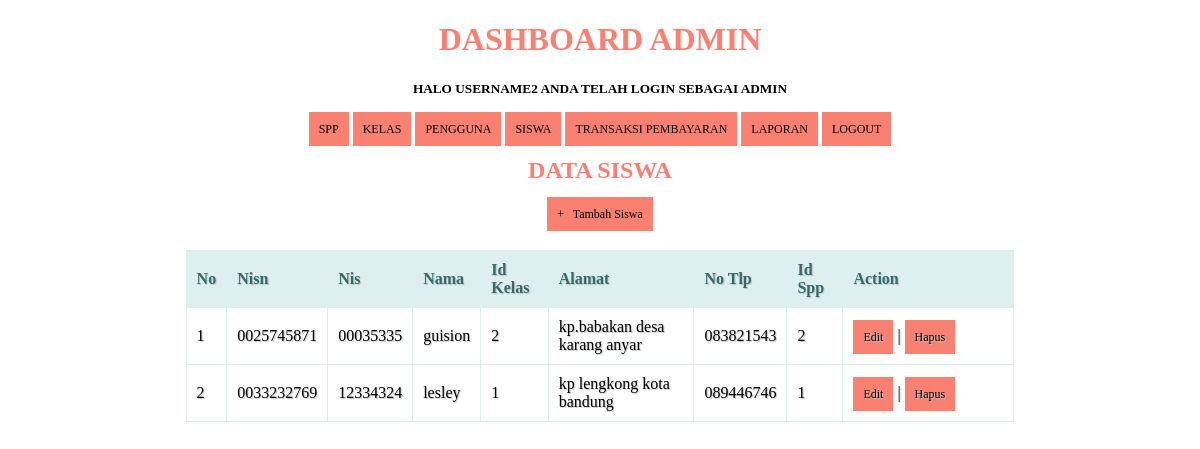
The app's page /siswa.php (signed in) with its own data.
### tables this page shows
CREATE TABLE `siswa` (
  `nisn` char(10) NOT NULL,
  `nis` char(8) NOT NULL,
  `Nama` varchar(35) NOT NULL,
  `id_kelas` int(11) NOT NULL,
  `alamat` text NOT NULL,
  `no_telp` varchar(13) NOT NULL,
  `id_spp` int(11) NOT NULL
);

### siswa.php (the view, shortened to what this page needs)
<!DOCTYPE html>
<html>
  <head>
  </head>
<body>
	<?php
  include ('header.php');
?>
    <center><h2>Data Siswa</h2><center>
    <center><a href="tambah_siswa.php">+ &nbsp; Tambah Siswa</a><center>
    <br/>
    <table>
      <thead>
        <tr>
          <th>No</th>
          <th>Nisn</th>
          <th>Nis</th>
          <th>Nama</th>
          <th>Id Kelas</th>
          <th>Alamat</th>
          <th>No Tlp</th>
          <th>Id Spp</th>
          <th>Action</th>
        </tr>
    </thead>
    <tbody>
      <?php
     $query = "SELECT * FROM siswa ORDER BY nisn ASC";
      $result = mysqli_query($koneksi, $query);
      $no = 1;
      while($row = mysqli_fetch_assoc($result))
      {
      ?>
       <tr>
          <td><?php echo $no; ?></td>
          <td><?php echo $row['nisn']; ?></td>
          <td><?php echo $row['nis']; ?></td>
          <td><?php echo $row['Nama']; ?></td>
          <td><?php echo $row['id_kelas']; ?></td>
          <td><?php echo $row['alamat']; ?></td>
          <td><?php echo $row['no_telp']; ?></td>
          <td><?php echo $row['id_spp']; ?></td>
          <td width="150px">
              <a href="edit_siswa.php?id=<?php echo $row['id_siswa']; ?>">Edit</a> |
              <a href="proses_hapussiswa.php?id=<?php echo $row['id_siswa']; ?>" onClick="return confirm('Anda yakin akan menghapus data ini?')">Hapus</a>
          </td>
      </tr>
      <?php
        $no++;
      }
      ?>
    </tbody>
    </table>
</body>
</html>

### header.php (shortened to what this page needs)
<!DOCTYPE html>
<html>
  <head>
  </head>
<body>
  <?php
  if($_SESSION['level']=="admin"){
  ?>
  <h1 align="center">DASHBOARD ADMIN</h1>
  <p align="center"><h5 align="center">Halo <b><?php echo $_SESSION['username']; ?></b> Anda telah login sebagai <b><?php echo $_SESSION['level']; ?></h5></b></p>
  <p align="center"><a href="spp.php">SPP</a>
  <a href="kelas.php">KELAS</a>
  <a href="petugas.php">PENGGUNA</a>
  <a href="siswa.php">SISWA</a>
  <a href="pembayaran.php">TRANSAKSI PEMBAYARAN</a>
  <a href="laporan.php">LAPORAN</a>
  <a href="logout.php">LOGOUT</a> </p>
<?php
}
  ?>
</body>
</html>

### siswa.php (style rules this page uses)
* { font-family: "Trebuchet MS"; }
h1 { text-transform: uppercase; color: salmon; }
h2 { text-transform: uppercase; color: salmon; }
h5 { text-transform: uppercase; color:#999999; }
table { border: solid 1px #DDEEEE; border-collapse: collapse; border-spacing: 0; width: 70%; margin: 10px auto 10px auto; }
table thead th { background-color: #DDEFEF; border: solid 1px #DDEEEE; color: #336B6B; padding: 10px; text-align: left; text-shadow: 1px 1px 1px #fff; text-decoration: none; }
table tbody td { border: solid 1px #DDEEEE; color: #333; padding: 10px; text-shadow: 1px 1px 1px #fff; }
a { background-color: salmon; color: #fff; padding: 10px; text-decoration: none; font-size: 12px; }

### header.php (style rules this page uses)
* { font-family: "Trebuchet MS"; }
h1 { text-transform: uppercase; color: salmon; }
h5 { text-transform: uppercase; color:#000000; }
table { border: solid 1px #DDEEEE; border-collapse: collapse; border-spacing: 0; width: 70%; margin: 10px auto 10px auto; }
table thead th { background-color: #DDEFEF; border: solid 1px #DDEEEE; color: #336B6B; padding: 10px; text-align: left; text-shadow: 1px 1px 1px #C0C0C0; text-decoration: none; }
table tbody td { border: black 1px #DDEEEE; color: #000000 ; padding: 10px; text-shadow: 1px 1px 1px #C0C0C0; }
a { background-color: salmon; color: #000000; padding: 10px; text-decoration: none; font-size: 12px; }

### records on screen
siswa: nisn "0025745871", nis "00035335", Nama "guision", id_kelas "2", alamat "kp.babakan desa karang anyar", no_telp "083821543", id_spp "2"
siswa: nisn "0033232769", nis "12334324", Nama "lesley", id_kelas "1", alamat "kp lengkong kota bandung", no_telp "089446746", id_spp "1"

### other values on screen
$_SESSION['username'] "USERNAME2"
$_SESSION['level'] "ADMIN"
